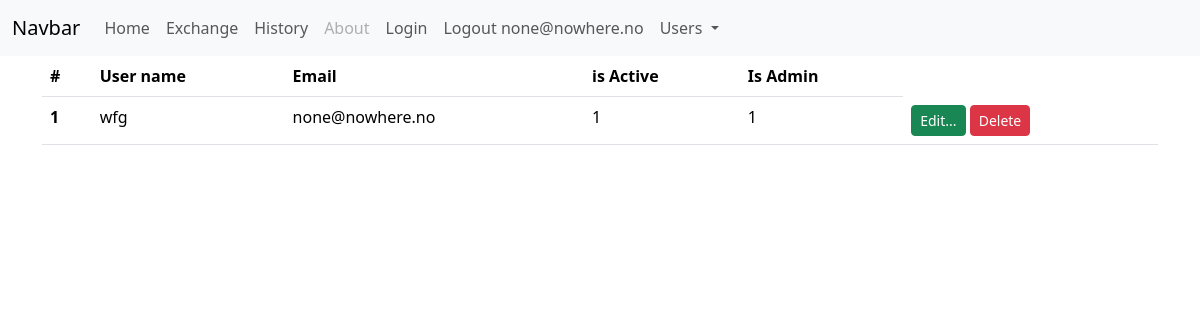
The page /users (signed in) on the database as committed earlier.
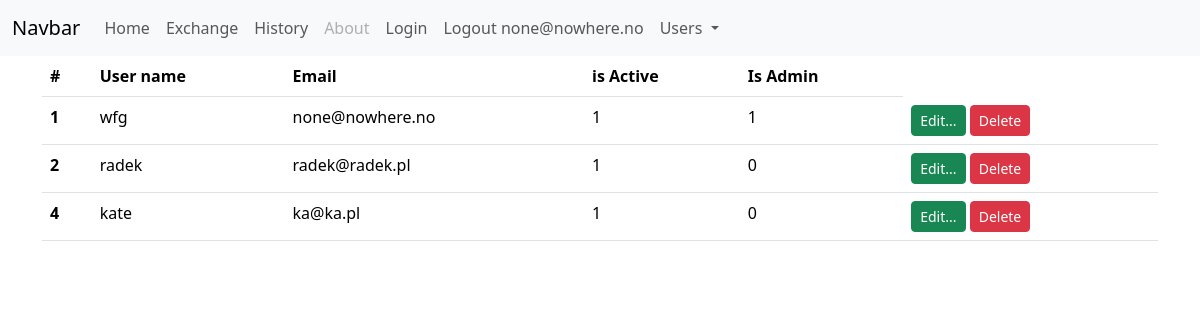
The same page on the database as committed later.
### tables this page shows
CREATE TABLE users(
    id integer primary key autoincrement,
    name varchar(100) not null unique,
    email varchar(100) not null unique,
    password text,
    is_active boolean not null default 0,
    is_admin boolean not null default 0
    );

### app.py (the view)
@app.route('/users')
def users():
    if not 'user' in session:
        return redirect(url_for('login'))
    db = get_db()
    sql_command = 'select id, name, email,is_admin,is_active from users;'
    cur = db.execute(sql_command)
    users = cur.fetchall()
    return render_template('users.html', active_menu='users', users=users)

### app.py (called while the page is built)
def get_db():
    if not hasattr(g, 'sqlite_db'):
        conn = sqlite3.connect(app_info['db_file'])
        conn.row_factory = sqlite3.Row
        g.sqlite_db = conn
    return g.sqlite_db

### templates/users.html (shortened to what this page needs)
{% extends "base.html" %}
{% block content %}
<div class="container">
    <table class="table">
        <thead>
        <tr>
            <th scope="col">#</th>
            <th scope="col">User name</th>
            <th scope="col">Email</th>
            <th scope="col">is Active</th>
            <th scope="col">Is Admin</th>
        </tr>
        </thead>
        <tbody>
            {% for user in users %}
        <tr>
            <th scope="row">{{ user.id }}</th>
            <td>{{ user.name }}</td>
            <td>{{ user.email }}</td>
            <td>{{ user.is_active }}</td>
            <td>{{ user.is_admin }}</td>
            <td>
                <a href="#" class="btn btn-success btn-sm" role="button">Edit...</a>
                <a type="button" class="btn btn-danger btn-sm delete-confirm"
                        data-bs-toggle="modal"  data-bs-target="#confirmDeleteModal"
                        data-desc="{{ 'Delete user '.format(user.name) }}"
                        data-url="{{ url_for('delete_user', user_name=user.name) }}">
                    Delete
                </a>
            </td>
        </tr>
        {% endfor %}
        </tbody>
    </table>
</div>
{% endblock %}

### templates/base.html (shortened to what this page needs)
{% from 'macros.html' import show_flash_message, show_all_flash_message %}
<!doctype html>
<html lang="en">
  <head>
    <link href="https://cdn.jsdelivr.net/npm/bootstrap@5.3.2/dist/css/bootstrap.min.css" rel="stylesheet">
  </head>
  <body>
    {% include "menu.html" %}
    {% block content %} {% endblock %}
  </body>
</html>

### templates/menu.html (shortened to what this page needs)
<nav class="navbar navbar-expand-lg bg-body-tertiary">
  <div class="container-fluid">
    <a class="navbar-brand" href="#">Navbar</a>
    <div class="collapse navbar-collapse" id="navbarNav">
      <ul class="navbar-nav">
        <li class="nav-item">
          <a class="nav-link {{'active' if active_menu=='home' }}" aria-current="page" href="{{ url_for('index') }}">Home</a>
        </li>
        <li class="nav-item">
          <a class="nav-link {{'active' if active_menu=='exchange' }}" href="{{ url_for('exchange') }}">Exchange</a>
        </li>
        <li class="nav-item">
          <a class="nav-link {{'active' if active_menu=='history' }}" href="{{ url_for('history') }}">History</a>
        </li>
        <li class="nav-item">
          <a class="nav-link disabled" aria-disabled="true">About</a>
        </li>
        <li class="nav-item">
          <a class="nav-link {{'active' if active_menu=='login' }}" href="{{ url_for('login') }}">Login</a>
        </li>
        <li class="nav-item">
          <a class="nav-link {{'active' if active_menu=='login' }}" href="{{ url_for('logout') }}">
            Logout {{ session['user'] if 'user' in session }}</a>
        </li>
        <li class="nav-item dropdown">
          <a class="nav-link dropdown-toggle" href="#" id="navbarDropdown" role="Button"
             data-bs-toggle="dropdown" aria-expanded="false">
            Users
          </a>
        </li>
      </ul>
    </div>
  </div>
</nav>

Rows that differ between the two databases and show on the page:
added users: id "2", name "radek", email "radek@radek.pl", is_active "1", is_admin "0"
added users: id "4", name "kate", email "ka@ka.pl", is_active "1", is_admin "0"
